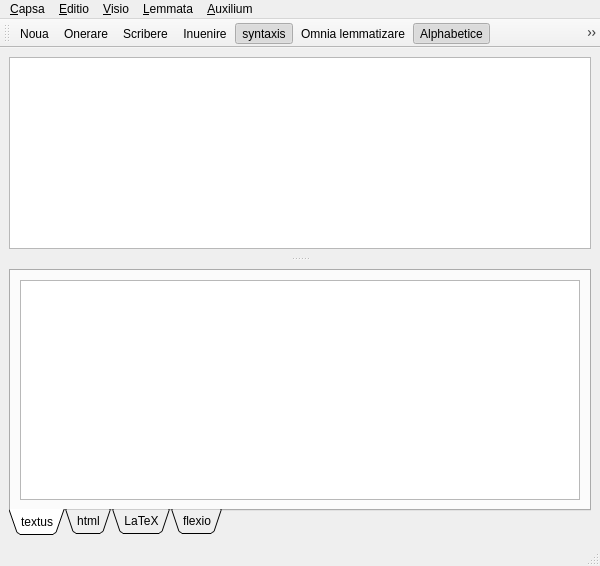
<?xml version="1.0" encoding="UTF-8"?>
<ui version="4.0">
 <class>MainWindow</class>
 <widget class="QMainWindow" name="MainWindow">
  <property name="geometry">
   <rect>
    <x>0</x>
    <y>0</y>
    <width>600</width>
    <height>566</height>
   </rect>
  </property>
  <property name="sizePolicy">
   <sizepolicy hsizetype="Expanding" vsizetype="Expanding">
    <horstretch>0</horstretch>
    <verstretch>0</verstretch>
   </sizepolicy>
  </property>
  <property name="mouseTracking">
   <bool>true</bool>
  </property>
  <property name="windowTitle">
   <string>Collatinus</string>
  </property>
  <property name="windowIcon">
   <iconset resource="../collatinus.qrc">
    <normaloff>:/images/collatinus.png</normaloff>:/images/collatinus.png</iconset>
  </property>
  <property name="unifiedTitleAndToolBarOnMac">
   <bool>true</bool>
  </property>
  <widget class="QWidget" name="centralwidget">
   <property name="sizePolicy">
    <sizepolicy hsizetype="Fixed" vsizetype="Fixed">
     <horstretch>0</horstretch>
     <verstretch>0</verstretch>
    </sizepolicy>
   </property>
   <property name="mouseTracking">
    <bool>true</bool>
   </property>
   <layout class="QVBoxLayout">
    <item>
     <layout class="QGridLayout">
      <item row="0" column="0">
       <widget class="QSplitter" name="splitter">
        <property name="sizePolicy">
         <sizepolicy hsizetype="Expanding" vsizetype="Expanding">
          <horstretch>0</horstretch>
          <verstretch>0</verstretch>
         </sizepolicy>
        </property>
        <property name="mouseTracking">
         <bool>true</bool>
        </property>
        <property name="orientation">
         <enum>Qt::Vertical</enum>
        </property>
        <property name="opaqueResize">
         <bool>true</bool>
        </property>
        <property name="handleWidth">
         <number>20</number>
        </property>
        <property name="childrenCollapsible">
         <bool>false</bool>
        </property>
        <widget class="QTextEdit" name="EditLatin">
         <property name="sizePolicy">
          <sizepolicy hsizetype="Fixed" vsizetype="Fixed">
           <horstretch>0</horstretch>
           <verstretch>0</verstretch>
          </sizepolicy>
         </property>
         <property name="cursor" stdset="0">
          <cursorShape>IBeamCursor</cursorShape>
         </property>
         <property name="mouseTracking">
          <bool>true</bool>
         </property>
         <property name="toolTip">
          <string/>
         </property>
         <property name="statusTip">
          <string/>
         </property>
        </widget>
        <widget class="QTabWidget" name="tabWidget">
         <property name="enabled">
          <bool>true</bool>
         </property>
         <property name="sizePolicy">
          <sizepolicy hsizetype="Fixed" vsizetype="Fixed">
           <horstretch>0</horstretch>
           <verstretch>1</verstretch>
          </sizepolicy>
         </property>
         <property name="tabPosition">
          <enum>QTabWidget::South</enum>
         </property>
         <property name="tabShape">
          <enum>QTabWidget::Triangular</enum>
         </property>
         <property name="currentIndex">
          <number>0</number>
         </property>
         <widget class="QWidget" name="tab">
          <property name="sizePolicy">
           <sizepolicy hsizetype="Fixed" vsizetype="Fixed">
            <horstretch>0</horstretch>
            <verstretch>0</verstretch>
           </sizepolicy>
          </property>
          <attribute name="title">
           <string>textus</string>
          </attribute>
          <layout class="QVBoxLayout">
           <item>
            <widget class="QTextEdit" name="EditTextus">
             <property name="autoFormatting">
              <set>QTextEdit::AutoAll</set>
             </property>
             <property name="readOnly">
              <bool>false</bool>
             </property>
            </widget>
           </item>
          </layout>
         </widget>
         <widget class="QWidget" name="tab_2">
          <property name="sizePolicy">
           <sizepolicy hsizetype="Fixed" vsizetype="Fixed">
            <horstretch>0</horstretch>
            <verstretch>0</verstretch>
           </sizepolicy>
          </property>
          <attribute name="title">
           <string>html</string>
          </attribute>
          <layout class="QVBoxLayout">
           <item>
            <widget class="QTextEdit" name="EditHtml"/>
           </item>
          </layout>
         </widget>
         <widget class="QWidget" name="tab_3">
          <attribute name="title">
           <string>LaTeX</string>
          </attribute>
          <layout class="QHBoxLayout">
           <item>
            <widget class="QTextEdit" name="EditLaTeX"/>
           </item>
          </layout>
         </widget>
         <widget class="QWidget" name="tab_4">
          <attribute name="title">
           <string>flexio</string>
          </attribute>
          <layout class="QHBoxLayout">
           <item>
            <widget class="QTextEdit" name="EditFlexio">
             <property name="font">
              <font>
               <family>Monospace</family>
               <pointsize>9</pointsize>
               <weight>50</weight>
               <italic>false</italic>
               <bold>false</bold>
               <underline>false</underline>
               <strikeout>false</strikeout>
              </font>
             </property>
            </widget>
           </item>
          </layout>
         </widget>
        </widget>
       </widget>
      </item>
     </layout>
    </item>
   </layout>
  </widget>
  <widget class="QStatusBar" name="statusbar"/>
  <widget class="QMenuBar" name="menuBar">
   <property name="geometry">
    <rect>
     <x>0</x>
     <y>0</y>
     <width>600</width>
     <height>20</height>
    </rect>
   </property>
   <widget class="QMenu" name="menu_Auxilium">
    <property name="title">
     <string>&amp;Auxilium</string>
    </property>
    <addaction name="actionAuxilium"/>
    <addaction name="separator"/>
    <addaction name="actionDe_Collatino"/>
   </widget>
   <widget class="QMenu" name="menuCapsa">
    <property name="title">
     <string>&amp;Capsa</string>
    </property>
    <addaction name="action_Noua"/>
    <addaction name="action_Onerare"/>
    <addaction name="action_Scribere"/>
    <addaction name="actionScribere_s_ub"/>
    <addaction name="separator"/>
    <addaction name="actionClose_Windows"/>
    <addaction name="action_Exire"/>
   </widget>
   <widget class="QMenu" name="menu_Editio">
    <property name="title">
     <string>&amp;Editio</string>
    </property>
    <addaction name="actionInuenire"/>
    <addaction name="actionInuenire_etiam"/>
    <addaction name="separator"/>
    <addaction name="actionL_emmata_radere"/>
   </widget>
   <widget class="QMenu" name="menu_Visio">
    <property name="title">
     <string>&amp;Visio</string>
    </property>
    <addaction name="actionMaiores_litteras"/>
    <addaction name="actionMinores_litteras"/>
    <addaction name="actionSicut_est"/>
   </widget>
   <widget class="QMenu" name="menu_Lemmata">
    <property name="title">
     <string>&amp;Lemmata</string>
    </property>
    <widget class="QMenu" name="menuUerborum_frequentia">
     <property name="title">
      <string>uerborum frequentia</string>
     </property>
     <addaction name="action1"/>
     <addaction name="action2"/>
     <addaction name="action3"/>
     <addaction name="action4"/>
     <addaction name="action5"/>
    </widget>
    <addaction name="actionOmnia_lemmatizare"/>
    <addaction name="separator"/>
    <addaction name="actionAlphabetice"/>
    <addaction name="separator"/>
    <addaction name="actionSyntaxis"/>
    <addaction name="actionCum_textus_uocibus"/>
    <addaction name="actionMorphologia_in_bullis"/>
    <addaction name="menuUerborum_frequentia"/>
    <addaction name="separator"/>
    <addaction name="actionGermanice"/>
    <addaction name="actionAnglice"/>
    <addaction name="actionHispanice"/>
    <addaction name="actionGallice"/>
    <addaction name="actionCatal_n"/>
    <addaction name="actionGallego"/>
    <addaction name="actionCalepino"/>
   </widget>
   <addaction name="menuCapsa"/>
   <addaction name="menu_Editio"/>
   <addaction name="menu_Visio"/>
   <addaction name="menu_Lemmata"/>
   <addaction name="menu_Auxilium"/>
  </widget>
  <widget class="QToolBar" name="toolBar">
   <property name="contextMenuPolicy">
    <enum>Qt::PreventContextMenu</enum>
   </property>
   <property name="orientation">
    <enum>Qt::Horizontal</enum>
   </property>
   <attribute name="toolBarArea">
    <enum>TopToolBarArea</enum>
   </attribute>
   <attribute name="toolBarBreak">
    <bool>false</bool>
   </attribute>
   <addaction name="action_Noua"/>
   <addaction name="action_Onerare"/>
   <addaction name="action_Scribere"/>
   <addaction name="actionInuenire"/>
   <addaction name="actionSyntaxis"/>
   <addaction name="actionOmnia_lemmatizare"/>
   <addaction name="actionAlphabetice"/>
   <addaction name="actionL_emmata_radere"/>
   <addaction name="actionMaiores_litteras"/>
   <addaction name="actionMinores_litteras"/>
   <addaction name="separator"/>
   <addaction name="action_Exire"/>
  </widget>
  <action name="action_Exire">
   <property name="icon">
    <iconset>
     <normaloff>:exit.svg</normaloff>:exit.svg</iconset>
   </property>
   <property name="text">
    <string>&amp;Exire</string>
   </property>
   <property name="shortcut">
    <string>Ctrl+Q</string>
   </property>
   <property name="menuRole">
    <enum>QAction::QuitRole</enum>
   </property>
  </action>
  <action name="action_Noua">
   <property name="icon">
    <iconset>
     <normaloff>:new.svg</normaloff>:new.svg</iconset>
   </property>
   <property name="text">
    <string>&amp;Noua</string>
   </property>
   <property name="shortcut">
    <string>Ctrl+N</string>
   </property>
  </action>
  <action name="action_Onerare">
   <property name="icon">
    <iconset>
     <normaloff>:open.svg</normaloff>:open.svg</iconset>
   </property>
   <property name="text">
    <string>&amp;Onerare</string>
   </property>
   <property name="shortcut">
    <string>Ctrl+O</string>
   </property>
  </action>
  <action name="action_Scribere">
   <property name="icon">
    <iconset>
     <normaloff>:save.svg</normaloff>:save.svg</iconset>
   </property>
   <property name="text">
    <string>&amp;Scribere</string>
   </property>
   <property name="shortcut">
    <string>Ctrl+S</string>
   </property>
  </action>
  <action name="actionScribere_s_ub">
   <property name="text">
    <string>Scribere &amp;ut</string>
   </property>
   <property name="shortcut">
    <string>Ctrl+U</string>
   </property>
  </action>
  <action name="actionL_emmata_radere">
   <property name="icon">
    <iconset>
     <normaloff>:clear.svg</normaloff>:clear.svg</iconset>
   </property>
   <property name="text">
    <string>L&amp;emmata radere</string>
   </property>
   <property name="shortcut">
    <string>Ctrl+E</string>
   </property>
  </action>
  <action name="actionMaiores_litteras">
   <property name="icon">
    <iconset>
     <normaloff>:font-size-up.svg</normaloff>:font-size-up.svg</iconset>
   </property>
   <property name="text">
    <string>Maiores litteras</string>
   </property>
   <property name="shortcut">
    <string>Ctrl+M</string>
   </property>
  </action>
  <action name="actionMinores_litteras">
   <property name="icon">
    <iconset>
     <normaloff>:font-size-down.svg</normaloff>:font-size-down.svg</iconset>
   </property>
   <property name="text">
    <string>Minores litteras</string>
   </property>
   <property name="shortcut">
    <string>Ctrl+P</string>
   </property>
  </action>
  <action name="actionSicut_est">
   <property name="text">
    <string>Sicut est</string>
   </property>
   <property name="shortcut">
    <string>Ctrl+=</string>
   </property>
  </action>
  <action name="actionOmnia_lemmatizare">
   <property name="icon">
    <iconset>
     <normaloff>:lemmatiser.svg</normaloff>:lemmatiser.svg</iconset>
   </property>
   <property name="text">
    <string>Omnia lemmatizare</string>
   </property>
   <property name="shortcut">
    <string>F9</string>
   </property>
  </action>
  <action name="actionLineam">
   <property name="text">
    <string>Lineam</string>
   </property>
   <property name="shortcut">
    <string>F8</string>
   </property>
  </action>
  <action name="actionUocem">
   <property name="text">
    <string>Uocem</string>
   </property>
   <property name="shortcut">
    <string>F7</string>
   </property>
  </action>
  <action name="actionDe_Collatino">
   <property name="text">
    <string>de Collatino</string>
   </property>
   <property name="shortcut">
    <string/>
   </property>
   <property name="menuRole">
    <enum>QAction::AboutRole</enum>
   </property>
  </action>
  <action name="actionAlphabetice">
   <property name="checkable">
    <bool>true</bool>
   </property>
   <property name="checked">
    <bool>true</bool>
   </property>
   <property name="icon">
    <iconset>
     <normaloff>:alpha.svg</normaloff>:alpha.svg</iconset>
   </property>
   <property name="text">
    <string>Alphabetice</string>
   </property>
  </action>
  <action name="actionAuxilium">
   <property name="icon">
    <iconset>
     <normaloff>:help.svg</normaloff>:help.svg</iconset>
   </property>
   <property name="text">
    <string>Auxilium</string>
   </property>
   <property name="shortcut">
    <string>F1</string>
   </property>
  </action>
  <action name="actionLemmatiseMot">
   <property name="text">
    <string>LemmatiseMot</string>
   </property>
  </action>
  <action name="actionGermanice">
   <property name="checkable">
    <bool>true</bool>
   </property>
   <property name="text">
    <string>Deutsch</string>
   </property>
  </action>
  <action name="actionAnglice">
   <property name="checkable">
    <bool>true</bool>
   </property>
   <property name="text">
    <string>English</string>
   </property>
  </action>
  <action name="actionGallice">
   <property name="checkable">
    <bool>true</bool>
   </property>
   <property name="checked">
    <bool>false</bool>
   </property>
   <property name="text">
    <string>Français</string>
   </property>
  </action>
  <action name="action_Quaestus">
   <property name="text">
    <string>&amp;Quaestus</string>
   </property>
   <property name="shortcut">
    <string>Ctrl+F</string>
   </property>
  </action>
  <action name="actionCum_textus_uocibus">
   <property name="checkable">
    <bool>true</bool>
   </property>
   <property name="text">
    <string>cum textus uocibus</string>
   </property>
  </action>
  <action name="actionInuenire">
   <property name="icon">
    <iconset>
     <normaloff>:find.svg</normaloff>:find.svg</iconset>
   </property>
   <property name="text">
    <string>&amp;Inuenire</string>
   </property>
   <property name="shortcut">
    <string>Ctrl+F</string>
   </property>
  </action>
  <action name="actionInuenire_etiam">
   <property name="text">
    <string>Inuenire &amp;denuo</string>
   </property>
   <property name="shortcut">
    <string>F3</string>
   </property>
  </action>
  <action name="actionSyntaxis">
   <property name="checkable">
    <bool>true</bool>
   </property>
   <property name="checked">
    <bool>true</bool>
   </property>
   <property name="icon">
    <iconset>
     <normaloff>:syntaxe.svg</normaloff>:syntaxe.svg</iconset>
   </property>
   <property name="text">
    <string>syntaxis</string>
   </property>
  </action>
  <action name="actionVide_texte">
   <property name="text">
    <string>vide_texte</string>
   </property>
  </action>
  <action name="actionHispanice">
   <property name="checkable">
    <bool>true</bool>
   </property>
   <property name="text">
    <string>Español</string>
   </property>
  </action>
  <action name="actionCatal_n">
   <property name="checkable">
    <bool>true</bool>
   </property>
   <property name="text">
    <string>Catalán</string>
   </property>
  </action>
  <action name="actionGallego">
   <property name="checkable">
    <bool>true</bool>
   </property>
   <property name="text">
    <string>Gallego</string>
   </property>
  </action>
  <action name="actionMorphologia_in_bullis">
   <property name="checkable">
    <bool>true</bool>
   </property>
   <property name="checked">
    <bool>true</bool>
   </property>
   <property name="text">
    <string>morphologia in bullis</string>
   </property>
  </action>
  <action name="action1">
   <property name="text">
    <string>1</string>
   </property>
  </action>
  <action name="action2">
   <property name="text">
    <string>2</string>
   </property>
  </action>
  <action name="action3">
   <property name="text">
    <string>3</string>
   </property>
  </action>
  <action name="action4">
   <property name="text">
    <string>4</string>
   </property>
  </action>
  <action name="actionCalepino">
   <property name="checkable">
    <bool>true</bool>
   </property>
   <property name="text">
    <string>Calepino</string>
   </property>
  </action>
  <action name="action5">
   <property name="text">
    <string>5</string>
   </property>
  </action>
  <action name="actionClose_Windows">
   <property name="text">
    <string>Close Windows</string>
   </property>
  </action>
 </widget>
 <resources>
  <include location="../collatinus.qrc"/>
 </resources>
 <connections>
  <connection>
   <sender>action_Exire</sender>
   <signal>triggered()</signal>
   <receiver>MainWindow</receiver>
   <slot>close()</slot>
   <hints>
    <hint type="sourcelabel">
     <x>-1</x>
     <y>-1</y>
    </hint>
    <hint type="destinationlabel">
     <x>254</x>
     <y>214</y>
    </hint>
   </hints>
  </connection>
  <connection>
   <sender>actionMaiores_litteras</sender>
   <signal>triggered()</signal>
   <receiver>EditLatin</receiver>
   <slot>zoomIn()</slot>
   <hints>
    <hint type="sourcelabel">
     <x>-1</x>
     <y>-1</y>
    </hint>
    <hint type="destinationlabel">
     <x>254</x>
     <y>134</y>
    </hint>
   </hints>
  </connection>
  <connection>
   <sender>actionMinores_litteras</sender>
   <signal>triggered()</signal>
   <receiver>EditLatin</receiver>
   <slot>zoomOut()</slot>
   <hints>
    <hint type="sourcelabel">
     <x>-1</x>
     <y>-1</y>
    </hint>
    <hint type="destinationlabel">
     <x>254</x>
     <y>134</y>
    </hint>
   </hints>
  </connection>
  <connection>
   <sender>actionMaiores_litteras</sender>
   <signal>triggered()</signal>
   <receiver>EditTextus</receiver>
   <slot>zoomIn()</slot>
   <hints>
    <hint type="sourcelabel">
     <x>-1</x>
     <y>-1</y>
    </hint>
    <hint type="destinationlabel">
     <x>254</x>
     <y>369</y>
    </hint>
   </hints>
  </connection>
  <connection>
   <sender>actionMaiores_litteras</sender>
   <signal>triggered()</signal>
   <receiver>EditLaTeX</receiver>
   <slot>zoomIn()</slot>
   <hints>
    <hint type="sourcelabel">
     <x>-1</x>
     <y>-1</y>
    </hint>
    <hint type="destinationlabel">
     <x>61</x>
     <y>257</y>
    </hint>
   </hints>
  </connection>
  <connection>
   <sender>actionMaiores_litteras</sender>
   <signal>triggered()</signal>
   <receiver>EditFlexio</receiver>
   <slot>zoomIn()</slot>
   <hints>
    <hint type="sourcelabel">
     <x>-1</x>
     <y>-1</y>
    </hint>
    <hint type="destinationlabel">
     <x>111</x>
     <y>272</y>
    </hint>
   </hints>
  </connection>
  <connection>
   <sender>actionMinores_litteras</sender>
   <signal>triggered()</signal>
   <receiver>EditFlexio</receiver>
   <slot>zoomOut()</slot>
   <hints>
    <hint type="sourcelabel">
     <x>-1</x>
     <y>-1</y>
    </hint>
    <hint type="destinationlabel">
     <x>111</x>
     <y>272</y>
    </hint>
   </hints>
  </connection>
  <connection>
   <sender>actionMinores_litteras</sender>
   <signal>triggered()</signal>
   <receiver>EditLaTeX</receiver>
   <slot>zoomOut()</slot>
   <hints>
    <hint type="sourcelabel">
     <x>-1</x>
     <y>-1</y>
    </hint>
    <hint type="destinationlabel">
     <x>61</x>
     <y>257</y>
    </hint>
   </hints>
  </connection>
  <connection>
   <sender>actionMinores_litteras</sender>
   <signal>triggered()</signal>
   <receiver>EditTextus</receiver>
   <slot>zoomOut()</slot>
   <hints>
    <hint type="sourcelabel">
     <x>-1</x>
     <y>-1</y>
    </hint>
    <hint type="destinationlabel">
     <x>254</x>
     <y>369</y>
    </hint>
   </hints>
  </connection>
  <connection>
   <sender>actionMinores_litteras</sender>
   <signal>triggered()</signal>
   <receiver>EditHtml</receiver>
   <slot>zoomOut()</slot>
   <hints>
    <hint type="sourcelabel">
     <x>-1</x>
     <y>-1</y>
    </hint>
    <hint type="destinationlabel">
     <x>111</x>
     <y>272</y>
    </hint>
   </hints>
  </connection>
  <connection>
   <sender>actionMaiores_litteras</sender>
   <signal>triggered(bool)</signal>
   <receiver>EditHtml</receiver>
   <slot>zoomIn()</slot>
   <hints>
    <hint type="sourcelabel">
     <x>-1</x>
     <y>-1</y>
    </hint>
    <hint type="destinationlabel">
     <x>111</x>
     <y>272</y>
    </hint>
   </hints>
  </connection>
 </connections>
</ui>
